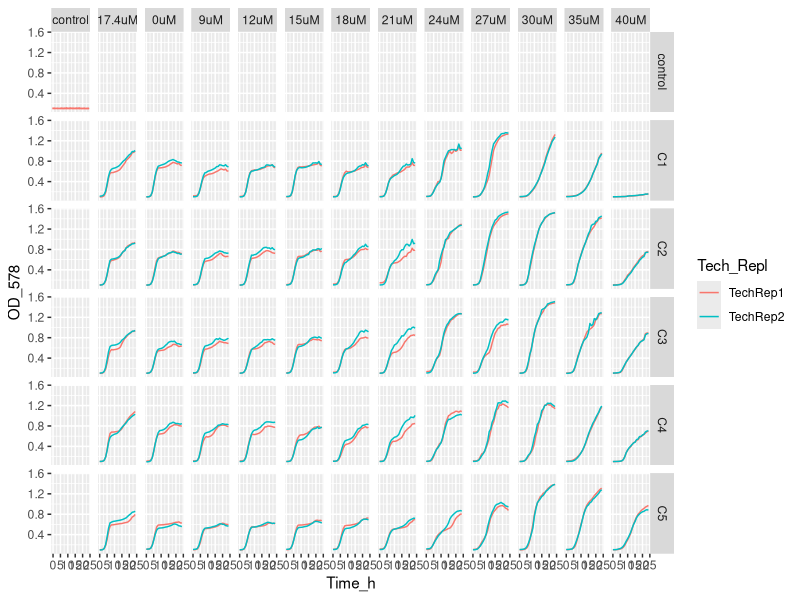
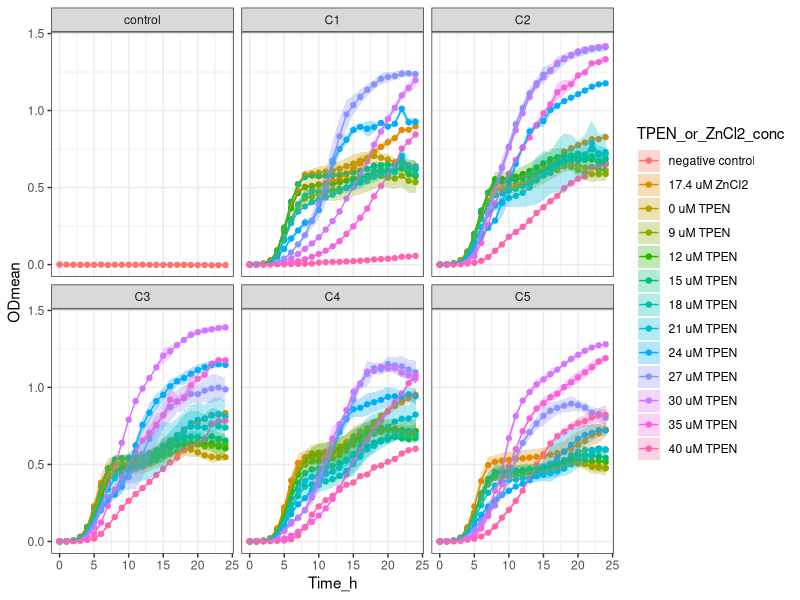

Recreate these plots in R, in order.
setwd("~/ITQB/Plate readings/Exp37_2plates_23052024")

library(tidyverse)

library(readxl)
Exp37 <- Exp37_2plates_23052024 <- read_excel("Exp37_2plates_23052024_final_final.xlsx")
View(Exp37) 

Exp37_v1 <- Exp37 %>%
  pivot_longer(names_to = "Condition", values_to = "OD_578", cols = -Time_h)
Exp37_v1
View(Exp37_v1)


Exp37_v2 <- separate(Exp37_v1, Condition, 
                     c("Community",
                       "Transfer_medium",
                       "Zn_condition", 
                       "Tech_Repl",
                       "Biol_Repl",
                       "TPEN_or_ZnCl2_conc",
                       "Well_number"), 
                     sep = "_", remove = FALSE,
                     convert = FALSE)
View(Exp37_v2)

Exp37_v2$OD_578 <- as.numeric (Exp37_v2$OD_578) #Because OD_578 values are character

Exp37_v2$TPEN_or_ZnCl2_conc <- factor(Exp37_v2$TPEN_or_ZnCl2_conc, levels = c("nodrug",
                                                                              "1.74",
                                                                              "0",
                                                                              "1.8",
                                                                              "2.4",
                                                                              "3.0",
                                                                              "3.6",
                                                                              "4.2",
                                                                              "4.8",
                                                                              "5.4",
                                                                              "6.0",
                                                                              "7.0",
                                                                              "8.0"))

Exp37_v2 <- Exp37_v2 %>% mutate(TPEN_or_ZnCl2_conc = recode (TPEN_or_ZnCl2_conc,
                                                             "nodrug" = "control",
                                                             "1.74" = "17.4uM",
                                                             "0" = "0uM",
                                                             "1.8" = "9uM",
                                                             "2.4" = "12uM",
                                                             "3.0" = "15uM",
                                                             "3.6" = "18uM",
                                                             "4.2" = "21uM",
                                                             "4.8" = "24uM",
                                                             "5.4" = "27uM",
                                                             "6.0" = "30uM",
                                                             "7.0" = "35uM",
                                                             "8.0" = "40uM"))

Exp37_v2$Community <- factor(Exp37_v2$Community, levels = c("control",
                                                            "C1",
                                                            "C2",
                                                            "C3",
                                                            "C4",
                                                            "C5"))

Exp37_v2 %>%
  ggplot(aes(x= Time_h, y=OD_578, color = Tech_Repl)) +
  geom_line() +
  facet_grid (Community ~ TPEN_or_ZnCl2_conc)


Exp37_v3<- Exp37_v2 %>% group_by(Community, Transfer_medium, Zn_condition, Tech_Repl, Biol_Repl, Well_number) %>%
  mutate(blank = Time_h ==0)


View(Exp37_v3)

Exp37_v4 <- Exp37_v3 %>%
  group_by(Community, Transfer_medium, Zn_condition, Tech_Repl, Biol_Repl, Well_number) %>%
  mutate(OD = OD_578 - OD_578[blank]) %>%
  ungroup()


View(Exp37_v4)

#Obtain the mean and sd
Exp37_v5 <- Exp37_v4 %>% group_by(Time_h, Community, TPEN_or_ZnCl2_conc, Zn_condition) %>%
  summarise(ODmean = mean(OD), sdOD = sd(OD), n())

Exp37_v5$Community <- factor(Exp37_v5$Community, levels = c("control",
                                                            "C1",
                                                            "C2",
                                                            "C3",
                                                            "C4",
                                                            "C5"))


Exp37_v5 <- Exp37_v5 %>% mutate(TPEN_or_ZnCl2_conc =  recode (TPEN_or_ZnCl2_conc,
                                                              "control" = "negative control",
                                                              "17.4uM" = "17.4 uM ZnCl2",
                                                              "0uM" = "0 uM TPEN",
                                                              "9uM" = "9 uM TPEN",
                                                              "12uM" = "12 uM TPEN",
                                                              "15uM" = "15 uM TPEN",
                                                              "18uM" = "18 uM TPEN",
                                                              "21uM" = "21 uM TPEN",
                                                              "24uM" = "24 uM TPEN",
                                                              "27uM" = "27 uM TPEN",
                                                              "30uM" = "30 uM TPEN",
                                                              "35uM" = "35 uM TPEN",
                                                              "40uM" = "40 uM TPEN"))




Exp37_v5  %>% ggplot(aes(x = Time_h,
                         y = ODmean,
                         color = TPEN_or_ZnCl2_conc,
                         fill = TPEN_or_ZnCl2_conc
)) +
  geom_point() +
  geom_line() +
  geom_ribbon(aes(ymin=ODmean-sdOD, ymax=ODmean+sdOD),
              alpha = 0.3, colour = NA) +
  facet_wrap (Community ~ .) +
  theme_bw()
